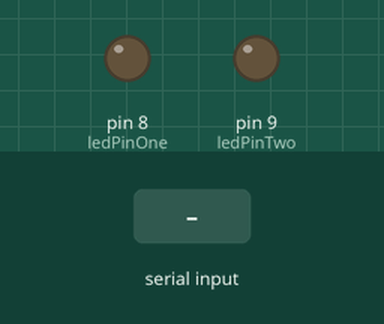
The sketch below on a simulated Arduino Uno, built with avr-gcc and run on an emulated ATmega328P. Shown: output pins drawn as LEDs (lit = HIGH). Inputs (shaded band) come from the test bench. What the sketch prints to the serial monitor is not drawn.

Above: at 1.2 s.
1.3 s: "1" received over Serial
At 3.6 s:
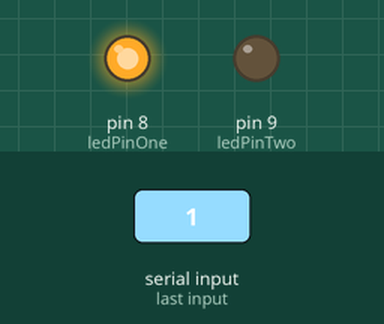
At 8.9 s:
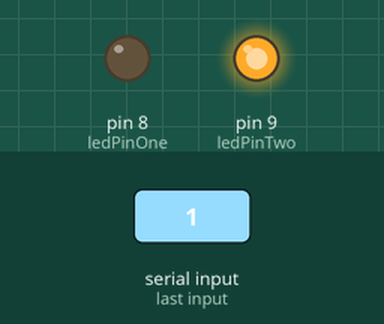
Timing chart, 0 to 10.3 s (numbered marks = the images above; inputs shaded):
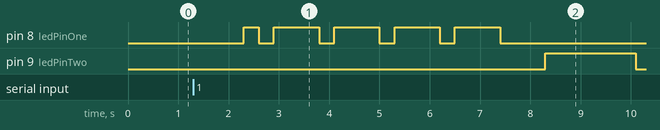

The sketch:

MorseCode.ino
```cpp
const char charTable[37] = { //tablica z literami i cyframi
  'a', 'b', 'c', 'd', 'e', 'f', 'g', 'h', 'i', 'j', 'k', 'l', 'm',
  'n', 'o', 'p', 'q', 'r', 's', 't', 'u', 'w', 'v', 'x', 'y', 'z',
  '1', '2', '3', '4', '5', '6', '7', '8', '9', '0'
};

const short morseTable[37][7] = { //dwuwymiarowa tablica, pierwszy wymiar odpowiada za dany znak z tablicy liter i cyfr,
  //a drugi zawiera przetworzony ciąg kropek i kresek - zrozumiały w kodzie morse'a.
  //0 - dot, 1 - dash, 2 - end //jako kropkę oznaczamy 0, kreska to 1, a koniec ciągu to 2
  {0, 1, 2},//a
  {1, 0, 0, 0, 2},//b
  {1, 0, 1, 0, 2},//c
  {1, 0, 0, 2},//f
  {0, 2},//e
  {0, 0, 1, 0, 2},//f
  {1, 0, 0, 2},//g
  {0, 0, 0, 0, 2},//h
  {0, 0, 2},//i
  {0, 1, 1, 1, 2},//j
  {1, 0, 1, 2},//k
  {0, 1, 0, 0, 2},//l
  {1, 1, 2},//m
  {1, 0, 2},//n
  {1, 1, 1, 2},//o
  {0, 1, 1, 0, 2},//p
  {1, 1, 0, 1, 2},//q
  {0, 1, 0, 2},//r
  {0, 0, 0, 2},//s
  {1, 2},//t
  {0, 0, 1, 2},//u
  {0, 1, 1, 2},//w
  {0, 0, 0, 1, 2},//v
  {1, 0, 0, 1, 2},//x
  {1, 0, 1, 2},//y
  {1, 1, 0, 0, 2},//z
  {0, 1, 1, 1, 1, 2},//1
  {0, 0, 1, 1, 1, 2},//2
  {0, 0, 0, 1, 1, 2},//3
  {0, 0, 0, 0, 1, 2},//4
  {0, 0, 0, 0, 0, 2},//5
  {1, 0, 0, 0, 0, 2},//6
  {1, 1, 0, 0, 0, 2},//7
  {1, 1, 1, 0, 0, 2},//8
  {1, 1, 1, 1, 0, 2},//9
  {1, 1, 1, 1, 1, 2}//0
  //0 - dot, 1 - dash, 2 - end
};

const int dotLength = 300; //długość trwania kropki w milisekundach
String slowo;

int ledPinOne = 8;
int ledPinTwo = 9;

void setup() {
  Serial.begin(115200);
  while (!Serial);
  Serial.println("Podaj słowo:");
  pinMode(ledPinOne, OUTPUT);
  pinMode(ledPinTwo, OUTPUT);

}

void loop() {
  if (Serial.available() > 0) {
    slowo = Serial.readString();
    Serial.println(slowo);

    for (int i = 0; i < slowo.length(); i++) {
      for (int j = 0; j < 37; j++) {
        if (slowo[i] == charTable[j]) {
          displayLetter(j);
        }
      }
    }

    breakAfterWord();
  }
}

void displayLetter(int wordPosition) {
  Serial.println();
  Serial.println(charTable[wordPosition]);

  int k = 0;
  while (morseTable[wordPosition][k] != 2) {
    if (morseTable[wordPosition][k] == 0) {
      blinkDot();
    }
    else {
      blinkDash();
    }
    k++;
  }
  pauseAfterLetter();
}

void blinkDot() {
  Serial.print(".");
  digitalWrite(ledPinOne, HIGH);
  delay(dotLength);
  digitalWrite(ledPinOne, LOW);
  delay(dotLength);
}

void blinkDash() {
  Serial.print("-");
  digitalWrite(ledPinOne, HIGH);
  delay(3 * dotLength);
  digitalWrite(ledPinOne, LOW);
  delay(dotLength);
}

void pauseAfterLetter() {
  delay(dotLength * 2);
}

void breakAfterWord() {
  Serial.println("\nbreak");
  digitalWrite(ledPinTwo, HIGH);
  delay(dotLength * 6);
  digitalWrite(ledPinTwo, LOW);
  delay(dotLength);
}
```

Measured:
- after the input at 1.3 s, pin 8 (ledPinOne): LOW → HIGH after 1.0 s, then repeats every 1.2 s: LOW 0.30 s, HIGH 0.90 s, until it stays LOW from 7.4 s; pin 9 (ledPinTwo): LOW → HIGH after 7.0 s, → LOW 1.8 s later
